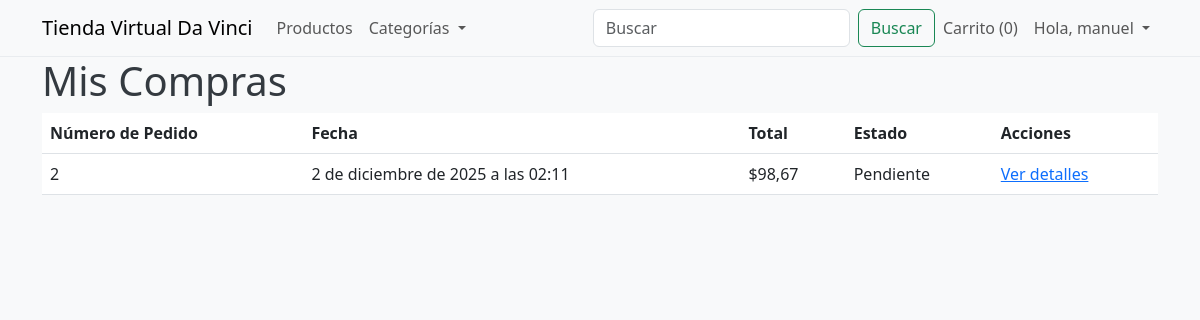
Screenshot of /orders/history/ (signed in) with the database file from the repository.
### orders/models.py (models this page shows, shortened)
class Order(models.Model):
    user = models.ForeignKey(User, related_name='orders', on_delete=models.CASCADE, null=True, blank=True)
    first_name = models.CharField(max_length=50, verbose_name='Nombre')
    last_name = models.CharField(max_length=50, verbose_name='Apellido')
    email = models.EmailField(verbose_name='Correo Electrónico')
    address = models.CharField(max_length=250, verbose_name='Dirección')
    postal_code = models.CharField(max_length=20, verbose_name='Código Postal')
    city = models.CharField(max_length=100, verbose_name='Ciudad')
    created = models.DateTimeField(auto_now_add=True)
    updated = models.DateTimeField(auto_now=True)
    paid = models.BooleanField(default=False)
    class Meta:
        ordering = ('-created',)
    def get_total_cost(self):
        return sum(item.get_cost() for item in self.items.all())

class OrderItem(models.Model):
    order = models.ForeignKey(Order, related_name='items', on_delete=models.CASCADE)
    product = models.ForeignKey(Product, related_name='order_items', on_delete=models.CASCADE)
    price = models.DecimalField(max_digits=10, decimal_places=2)
    quantity = models.PositiveIntegerField(default=1)
    def get_cost(self):
        return self.price * self.quantity

### orders/views.py (the view)
# urls.py: path('history/', views.user_order_list, name='user_order_list'),
def user_order_list(request):
    orders = Order.objects.filter(user=request.user)
    return render(request, 'orders/order/user_orders.html', {'orders': orders})

### cart/cart.py (called while the page is built)
    def __len__(self):
        return sum(item['quantity'] for item in self.cart.values())

### cart/context_processors.py (called while the page is built)
def cart(request):
    return {'cart': Cart(request)}

### orders/templates/orders/order/user_orders.html (shortened to what this page needs)
{% extends "shop/base.html" %}
{% block content %}
  <h1>Mis Compras</h1>
  {% if orders %}
    <table class="table">
      <thead>
        <tr>
          <th>Número de Pedido</th>
          <th>Fecha</th>
          <th>Total</th>
          <th>Estado</th>
          <th>Acciones</th>
        </tr>
      </thead>
      <tbody>
        {% for order in orders %}
          <tr>
            <td>{{ order.id }}</td>
            <td>{{ order.created }}</td>
            <td>${{ order.get_total_cost|floatformat:2 }}</td>
            <td>{% if order.paid %}Pagado{% else %}Pendiente{% endif %}</td>
            <td><a href="{% url 'orders:user_order_detail' order.id %}">Ver detalles</a></td>
          </tr>
        {% endfor %}
      </tbody>
    </table>
  {% else %}
    <p>No has realizado ninguna compra aún.</p>
  {% endif %}
{% endblock %}

### shop/templates/shop/base.html (shortened to what this page needs)
<!doctype html>
<html lang="en">
<head>
    <link href="https://cdn.jsdelivr.net/npm/bootstrap@5.3.0-alpha1/dist/css/bootstrap.min.css" rel="stylesheet">
    {% load static %}
    <link rel="stylesheet" href="{% static 'css/custom.css' %}">
</head>
<body>
    <nav class="navbar navbar-expand-lg navbar-light bg-light">
        <div class="container">
            <a class="navbar-brand" href="/">Tienda Virtual Da Vinci</a>
            <div class="collapse navbar-collapse" id="navbarSupportedContent">
                <ul class="navbar-nav me-auto mb-2 mb-lg-0">
                    <li class="nav-item">
                        <a class="nav-link" href="{% url 'shop:product_list' %}">Productos</a>
                    </li>
                    <li class="nav-item dropdown">
                        <a class="nav-link dropdown-toggle" href="#" id="navbarDropdown" role="button" data-bs-toggle="dropdown" aria-expanded="false">
                            Categorías
                        </a>
                    </li>
                </ul>
                <form class="d-flex" action="{% url 'shop:product_list' %}" method="get">
                    <input class="form-control me-2" type="search" placeholder="Buscar" aria-label="Search" name="q">
                    <button class="btn btn-outline-success" type="submit">Buscar</button>
                </form>
                <ul class="navbar-nav">
                    <li class="nav-item">
                        <a class="nav-link" href="{% url 'cart:cart_detail' %}">
                            Carrito ({{ cart|length }})
                        </a>
                    </li>
                    {% if user.is_authenticated %}
                        <li class="nav-item dropdown">
                            <a class="nav-link dropdown-toggle" href="#" id="userDropdown" role="button" data-bs-toggle="dropdown" aria-expanded="false">
                                Hola, {{ user.first_name|default:user.username }}
                            </a>
                        </li>
                    {% endif %}
                </ul>
            </div>
        </div>
    </nav>
    <div class="container">
        <div class="row">
            <div class="col-md-12">
                {% block content %}
                {% endblock %}
            </div>
        </div>
    </div>
</body>
</html>

### shop/static/css/custom.css (style rules this page uses)
body { background-color: #f8f9fa; color: #343a40; font-family: 'Segoe UI', Tahoma, Geneva, Verdana, sans-serif; }
.navbar { border-bottom: 1px solid #e9ecef; }

### rows the page displays
Order: id "2", created "2 de diciembre de 2025 a las 02:11", get_total_cost "98,67", paid "Pendiente"

### other values shown
{{ cart|length }} "0"
{{ user.first_name|default:user.username }} "manuel"
